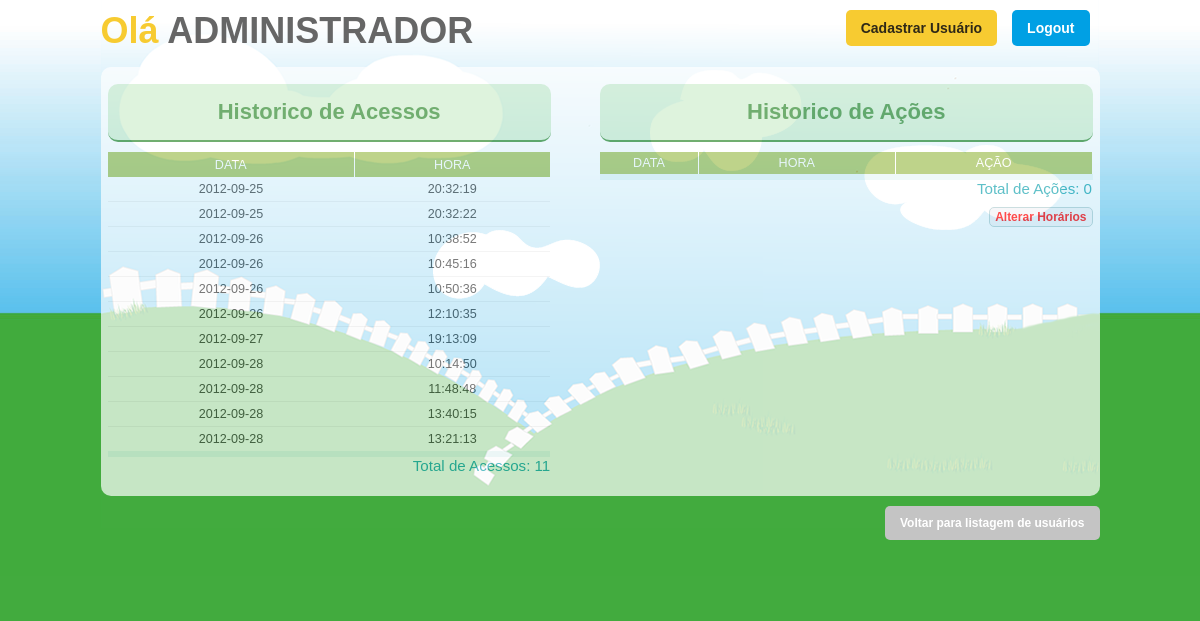
Page /sistema/Admin/historico.php (signed in) on the committed database.
### tables this page shows
CREATE TABLE IF NOT EXISTS `historico_acesso` (
  `id_hist_acess` int(11) NOT NULL AUTO_INCREMENT,
  `idcadastro` int(11) NOT NULL,
  `data_acesso` date NOT NULL,
  `hora_acesso` time NOT NULL,
  PRIMARY KEY (`id_hist_acess`)
);

### sistema/Admin/historico.php (the view, shortened to what this page needs)
<html>
<head>
    <link href="../../css/style.css" rel="stylesheet" type="text/css" />
</head>
<body>
	<div id="content">
  		<div id="wrapper">
        	<div class="clearbr"></div>
			<div class="left">
            	<span class="style1">Olá <b>ADMINISTRADOR</b></span>
            </div>
            <div class="right">
            	<div class="clearbr"></div>
            	<a href="../logout.php" class="bt-blue-light" style="margin-right:10px;">Logout</a>
            </div>
            <div class="right">
            	<div class="clearbr"></div>
            	<a href="cadastro.php" class="bt-yellow" style="margin-right:10px;">Cadastrar Usuário</a>
            </div>
            <div class="clearbr"></div>
            <div class="form_square_white">
                <div class="clearbr"></div>
                <div class="left" style="width:45%">
                	<div class="title">
                        <center>Historico de Acessos</center>
                    </div>
                    <div class="clearbr"></div>
                    <table width="350" border="0" cellpadding="0" cellspacing="0">
                        <thead>
                            <tr>
                                <th scope="col"><center>Data</center></th>
                                <th scope="col"><center>Hora</center></th>
                            </tr>
                        </thead>
                                        <?php
                                        $sql = "select * from historico_acesso where idcadastro = '$id';";
                            $query = mysql_query($sql) or die (mysql_error());
                            while($linha = mysql_fetch_array($query)){
                            ?>
                        <tbody>
                            <tr>
                                <td><center><?=$linha['data_acesso']?></center></td>
                                <td><center><?=$linha['hora_acesso']?></center></td>
                           </tr>
                            <?
                            }
                            ?>
                        </tbody>
                        <tfoot>
                            <tr>
                                <td colspan="8" align="right">
                                <?
                                $num_usuarios = mysql_num_rows($query);
                                $total_usuarios = $num_usuarios;
                                echo "Total de Acessos: ".$total_usuarios;
                                ?>
                                </td>
                            </tr>
                        </tfoot>
                    </table>
           		</div>
                <div class="right" style="width:50%;">
                	<div class="title">
                        <center>Historico de Ações</center>
                    </div>
                    <div class="clearbr"></div>
                    <form method="post" action="">
                	<table width="350" border="0" cellpadding="0" cellspacing="0">
                        <thead>
                            <tr>
                                <th scope="col" style="width:20%"><center>Data</center></th>
                                <th scope="col" style="width:40%"><center>Hora</center></th>
                                <th scope="col" style="width:40%"><center>Ação</center></th>
                            </tr>
                        </thead>
                           	<?php
                         	$sql = "select a.*, b.* from atividade a, tipo_acao b where a.idtipo_acao=b.idtipo_acao and a.idcadastro = '$id';";
                            $query = mysql_query($sql) or die (mysql_error());
                            ?>
                        <tfoot>
                            <tr>
                                <td colspan="8" align="right">
                                <?
                                $num_usuarios = mysql_num_rows($query);
                                $total_usuarios = $num_usuarios;
                                echo "Total de Ações: ".$total_usuarios;
                                ?>
                                </td>
                            </tr>
                        </tfoot>
                    </table>
                    <div class="clearbr"></div>
                    <div class="right">
                   		<input type="submit" class="red" style="cursor:pointer;" value="Alterar Horários">
                  	</div>
                    </form>
                </div>
                <div class="clearbr"></div>
            </div>
            <div class="clearbr"></div>
            <div class="right">
           		<input type="button" class="bt-gray-light" value="Voltar para listagem de usuários" onClick="window.location='listar_usuarios.php'"/>
           	</div>
           	<div class="clearbr"></div>
      	</div>
  	</div>
</body>
</html>

### sistema/Admin/historico.php (style rules this page uses)
body { background:none; background-color:#FFFFFF; }

### rows in the picture
historico_acesso: data_acesso "2012-09-25", hora_acesso "20:32:19"
historico_acesso: data_acesso "2012-09-25", hora_acesso "20:32:22"
historico_acesso: data_acesso "2012-09-26", hora_acesso "10:38:52"
historico_acesso: data_acesso "2012-09-26", hora_acesso "10:45:16"
historico_acesso: data_acesso "2012-09-26", hora_acesso "10:50:36"
historico_acesso: data_acesso "2012-09-26", hora_acesso "12:10:35"
historico_acesso: data_acesso "2012-09-27", hora_acesso "19:13:09"
historico_acesso: data_acesso "2012-09-28", hora_acesso "10:14:50"
historico_acesso: data_acesso "2012-09-28", hora_acesso "11:48:48"
historico_acesso: data_acesso "2012-09-28", hora_acesso "13:40:15"
historico_acesso: data_acesso "2012-09-28", hora_acesso "13:21:13"

### other values in the picture
$total_usuarios "11"
$total_usuarios "0"
